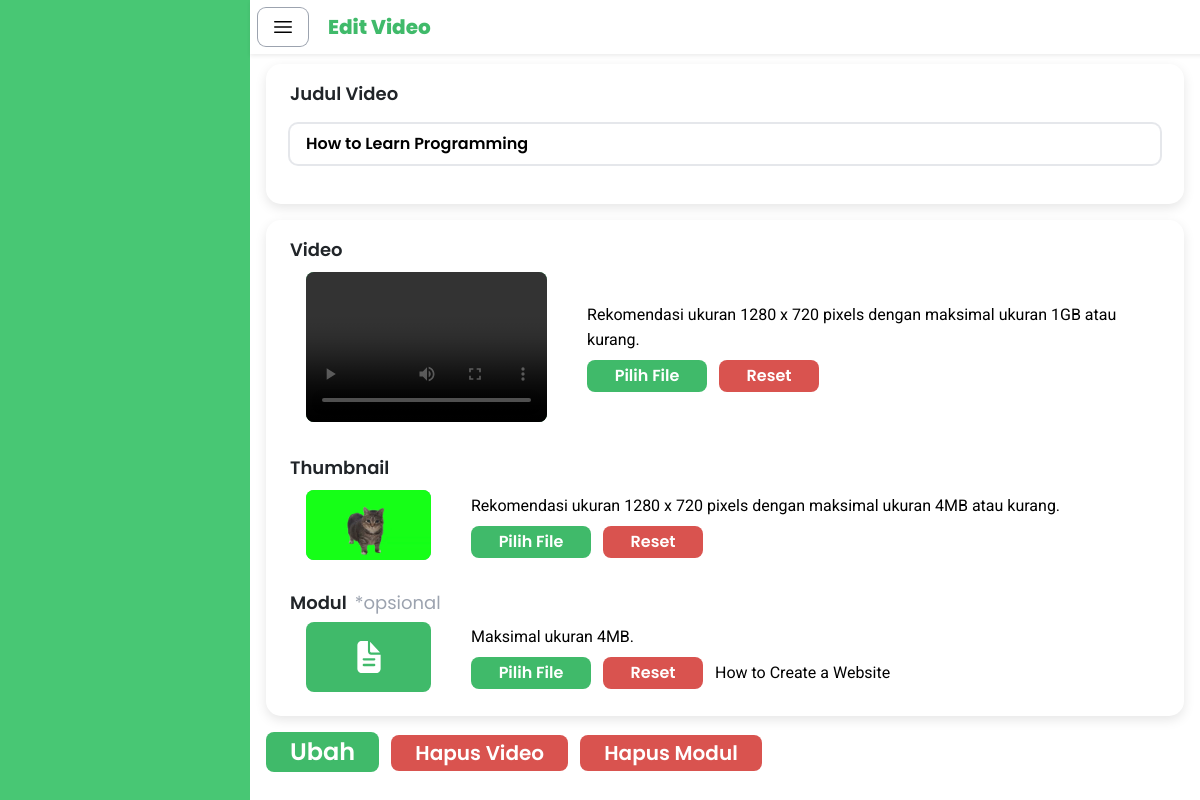
Page /guru/edit_video/index.php?videoID=1 (signed in) on the earlier database version.
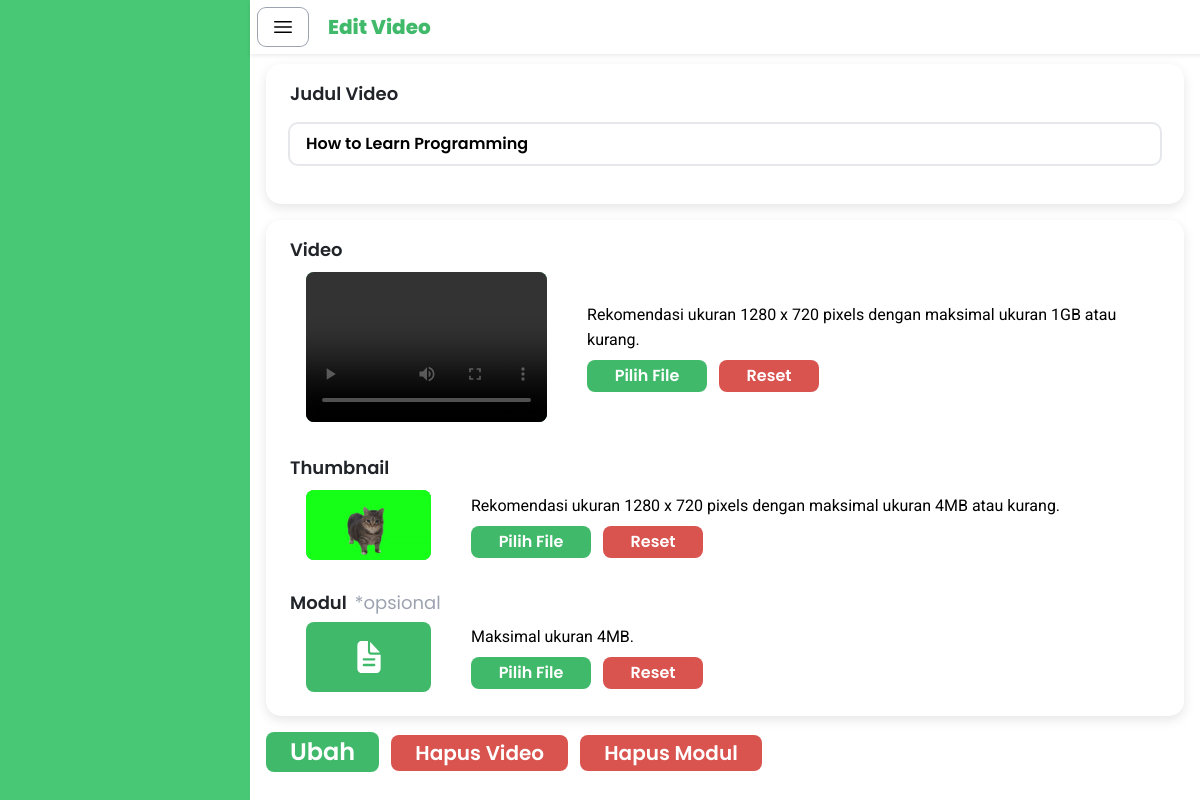
Same page on the later database version.
### tables this page shows
CREATE TABLE IF NOT EXISTS `modul` (
  `moduleID` int NOT NULL AUTO_INCREMENT,
  `teacherID` int NOT NULL,
  `videoID` int NOT NULL,
  `title` varchar(255) NOT NULL,
  `download` int NOT NULL,
  `modul` varchar(255) NOT NULL,
  PRIMARY KEY (`moduleID`),
  KEY `teacherID` (`teacherID`),
  KEY `FK_modul_video` (`videoID`),
  CONSTRAINT `FK_modul_guru` FOREIGN KEY (`teacherID`) REFERENCES `guru` (`teacherID`),
  CONSTRAINT `FK_modul_video` FOREIGN KEY (`videoID`) REFERENCES `video` (`videoID`)
);

### guru/edit_video/index.php (the view, shortened to what the changed rows need)
<?php
    $servername = "localhost";
    $username = "root";
    $password = "";
    $dbname = "study_tube";
    $conn = new mysqli($servername, $username, $password, $dbname);
    if (isset($_GET['videoID'])) {
        $videoID = $_GET['videoID'];
    } else {
        die("Video ID is required");
    }
    $sqlmodul = "SELECT
                title as modul_title,
                moduleID,
                modul
            FROM
                modul
            WHERE
                videoID = ?
            ";
    $stmt = $conn->prepare($sqlmodul);
    $stmt->bind_param("i", $videoID);
    $stmt->execute();
    $dataModul = $stmt->get_result()->fetch_assoc();
    if (!$dataModul) {
        $dataModul = array('modul_title' => '', 'moduleID' => '', 'modul' => '');
    }
?>
<!DOCTYPE html>
<html lang="en">
<head>
    <script src="https://cdn.tailwindcss.com"></script>
    <link href="https://cdn.jsdelivr.net/npm/bootstrap@5.3.3/dist/css/bootstrap.min.css" rel="stylesheet">
    <link rel="stylesheet" href="/Study-Tube/guru/style.css">
</head>
<body>
    <div id="mainContent" class="main-content">
        <div class="fixed top-0 w-full bg-white z-50 shadow-sm">
            <div class="flex items-center space-x-5 p-2">
                <h1 class="font-poppins font-extrabold text-[#40BA6A] text-xl my-auto">Edit Video</h1>
            </div>
        </div>
        <div class="container mt-12 p-3">
            <form method="POST" action="uploadVideo.php" enctype="multipart/form-data">
                <div class="col-rounded-shadow mx-auto p-2 px-4 h-auto w-auto py-3">
                    <span class="flex font-poppins text-lg mx-auto mt-4 space-x-2">
                        <h1 class="">Modul</h1>
                        <h1 class="text-gray-400 font-normal">*opsional</h1>
                    </span>
                        <div class="flex space-x-10 p-2 ml-2 items-center">
                            <div class="flex-grow ml-4">
                                <div class="flex flex-auto mt-2 space-x-3 w-auto">
                                    <div class="flex flex-col space-y-2">
                                        <div class="flex flex-row space-x-3">
                                            <label for="module_file"
                                                class="py-1 px-6 w-[120px] text-white font-semibold rounded-lg bg-[#40BA6A] font-poppins cursor-pointer text-center">
                                                Pilih File
                                            </label>
                                            <button type="button" id="resetFileButton" class="py-1 px-6 w-[100px] text-white font-semibold rounded-lg bg-[#D9534F] font-poppins cursor-pointer text-center">
                                            Reset
                                            </button>
                                            <span id="fileNameDisplay"
                                            style="width: 250px; overflow: hidden; white-space: nowrap; text-overflow: ellipsis; display: inline-block;"
                                            class="font-roboto font-normal text-black mt-1 ml-2">
                                            <?php echo $dataModul['modul_title']; ?>
                                            </span>
                                        </div>
                                    </div>
                                </div>
                            </div>
                        </div>
                </div>
            </form>
        </div>
    </div>
</body>
</html>

Differences in the rows shown:
removed modul: title "How to Create a Website"
